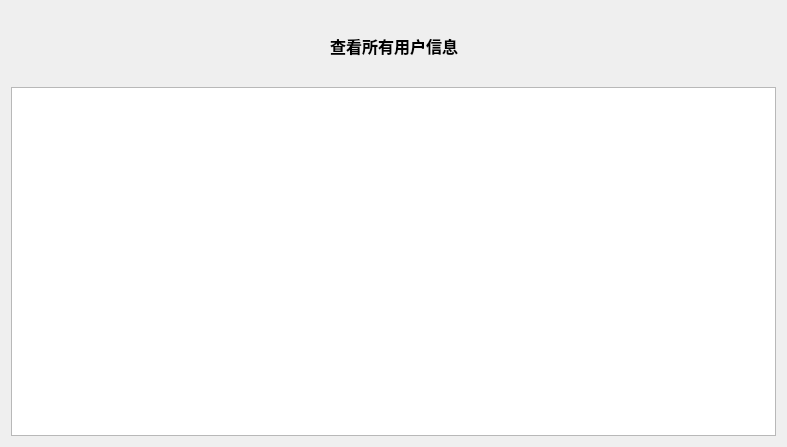
<?xml version="1.0" encoding="UTF-8"?>
<ui version="4.0">
 <class>adminGetUserAll</class>
 <widget class="QWidget" name="adminGetUserAll">
  <property name="geometry">
   <rect>
    <x>0</x>
    <y>0</y>
    <width>787</width>
    <height>447</height>
   </rect>
  </property>
  <property name="windowTitle">
   <string>Form</string>
  </property>
  <layout class="QGridLayout" name="gridLayout">
   <item row="0" column="0">
    <layout class="QVBoxLayout" name="verticalLayout" stretch="2,10">
     <item>
      <layout class="QHBoxLayout" name="horizontalLayout">
       <item>
        <spacer name="horizontalSpacer">
         <property name="orientation">
          <enum>Qt::Horizontal</enum>
         </property>
         <property name="sizeHint" stdset="0">
          <size>
           <width>40</width>
           <height>20</height>
          </size>
         </property>
        </spacer>
       </item>
       <item>
        <widget class="QLabel" name="label">
         <property name="font">
          <font>
           <family>微软雅黑</family>
           <pointsize>12</pointsize>
           <weight>75</weight>
           <bold>true</bold>
          </font>
         </property>
         <property name="text">
          <string>查看所有用户信息</string>
         </property>
         <property name="alignment">
          <set>Qt::AlignCenter</set>
         </property>
        </widget>
       </item>
       <item>
        <spacer name="horizontalSpacer_2">
         <property name="orientation">
          <enum>Qt::Horizontal</enum>
         </property>
         <property name="sizeHint" stdset="0">
          <size>
           <width>40</width>
           <height>20</height>
          </size>
         </property>
        </spacer>
       </item>
      </layout>
     </item>
     <item>
      <widget class="QTextBrowser" name="textBrowser">
       <property name="font">
        <font>
         <family>微软雅黑</family>
         <pointsize>14</pointsize>
         <weight>50</weight>
         <bold>false</bold>
        </font>
       </property>
       <property name="html">
        <string>&lt;!DOCTYPE HTML PUBLIC &quot;-//W3C//DTD HTML 4.0//EN&quot; &quot;http://www.w3.org/TR/REC-html40/strict.dtd&quot;&gt;
&lt;html&gt;&lt;head&gt;&lt;meta name=&quot;qrichtext&quot; content=&quot;1&quot; /&gt;&lt;style type=&quot;text/css&quot;&gt;
p, li { white-space: pre-wrap; }
&lt;/style&gt;&lt;/head&gt;&lt;body style=&quot; font-family:'微软雅黑'; font-size:14pt; font-weight:400; font-style:normal;&quot;&gt;
&lt;p style=&quot;-qt-paragraph-type:empty; margin-top:0px; margin-bottom:0px; margin-left:0px; margin-right:0px; -qt-block-indent:0; text-indent:0px; font-size:18pt; font-weight:600;&quot;&gt;&lt;br /&gt;&lt;/p&gt;&lt;/body&gt;&lt;/html&gt;</string>
       </property>
      </widget>
     </item>
    </layout>
   </item>
  </layout>
 </widget>
 <resources/>
 <connections/>
</ui>
